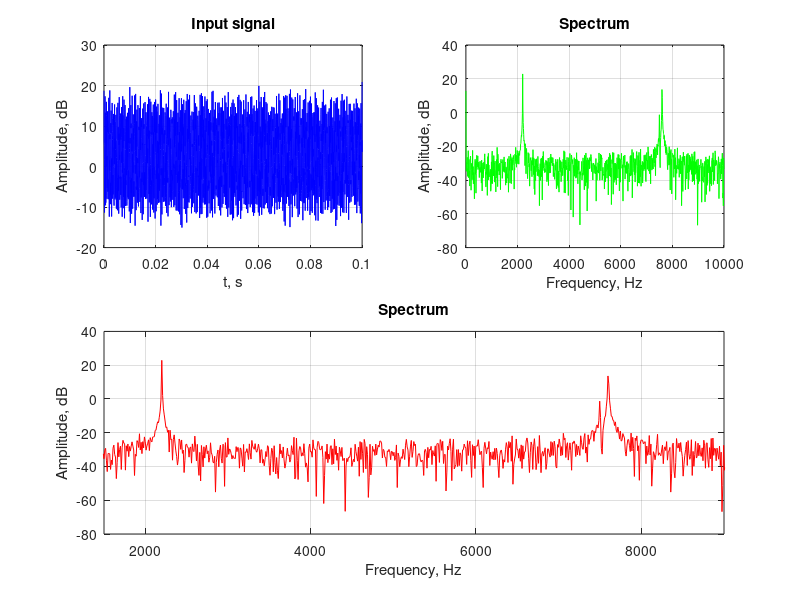

Recreate this plot in MATLAB.
clear all;
clc;
close all;

f1 = 7600; %Hz
f2 = 7500; %Hz
f3 = 2200; %Hz

A1 = 5;
A2 = 1;
A3 = 10;

T  = 0.1;
fd = 20000.0;
t  = 0:1/fd:T;
n  = length(t);
noise_ampl = 5;
noise = rand(1,n);
S = A1*exp(1i*2*pi*f1*t)+A2*exp(1i*2*pi*f2*t)+A3*exp(1i*2*pi*f3*t)+noise_ampl*noise*(1+1i);

F = abs(fft(S));
F = F./n;
F = 10 * log(F);
f=0:fd/n:fd/2-1/n;
figure;
subplot(2,2,1)
plot(t,real(S), 'b');
title('Input signal');
xlabel('t, s');
ylabel('Amplitude, dB');
grid on;
subplot(2,2,2);
plot(f,F(1:length(f)), 'g');
title('Spectrum');
xlabel('Frequency, Hz');
ylabel('Amplitude, dB');
grid on;
subplot(2,2,3:4)
plot(f,F(1:length(f)), 'r');
grid on
xlim([1500,9000]);
title('Spectrum');
xlabel('Frequency, Hz');
ylabel('Amplitude, dB');
